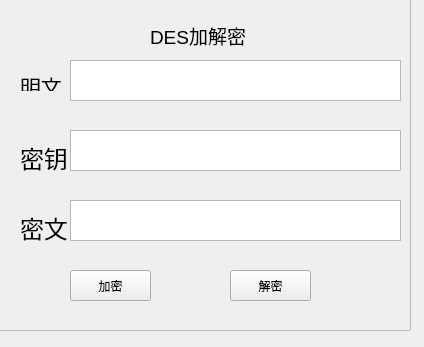
<?xml version="1.0" encoding="UTF-8"?>
<ui version="4.0">
 <class>Form</class>
 <widget class="QWidget" name="Form">
  <property name="geometry">
   <rect>
    <x>0</x>
    <y>0</y>
    <width>424</width>
    <height>347</height>
   </rect>
  </property>
  <property name="windowTitle">
   <string>Form</string>
  </property>
  <widget class="QFrame" name="frame">
   <property name="geometry">
    <rect>
     <x>-10</x>
     <y>-10</y>
     <width>421</width>
     <height>341</height>
    </rect>
   </property>
   <property name="frameShape">
    <enum>QFrame::StyledPanel</enum>
   </property>
   <property name="frameShadow">
    <enum>QFrame::Raised</enum>
   </property>
   <widget class="QPushButton" name="pushButton">
    <property name="geometry">
     <rect>
      <x>80</x>
      <y>280</y>
      <width>81</width>
      <height>31</height>
     </rect>
    </property>
    <property name="text">
     <string>加密</string>
    </property>
    <property name="iconSize">
     <size>
      <width>16</width>
      <height>16</height>
     </size>
    </property>
   </widget>
   <widget class="QPushButton" name="pushButton_2">
    <property name="geometry">
     <rect>
      <x>240</x>
      <y>280</y>
      <width>81</width>
      <height>31</height>
     </rect>
    </property>
    <property name="text">
     <string>解密</string>
    </property>
   </widget>
   <widget class="QLabel" name="label">
    <property name="geometry">
     <rect>
      <x>160</x>
      <y>20</y>
      <width>121</width>
      <height>51</height>
     </rect>
    </property>
    <property name="text">
     <string>&lt;html&gt;&lt;head/&gt;&lt;body&gt;&lt;p&gt;&lt;span style=&quot; font-size:14pt;&quot;&gt;DES加解密&lt;/span&gt;&lt;/p&gt;&lt;/body&gt;&lt;/html&gt;</string>
    </property>
   </widget>
   <widget class="QTextEdit" name="textEdit">
    <property name="geometry">
     <rect>
      <x>80</x>
      <y>70</y>
      <width>331</width>
      <height>41</height>
     </rect>
    </property>
    <property name="font">
     <font>
      <family>Arial</family>
      <pointsize>14</pointsize>
     </font>
    </property>
   </widget>
   <widget class="QLabel" name="label_2">
    <property name="geometry">
     <rect>
      <x>30</x>
      <y>80</y>
      <width>71</width>
      <height>21</height>
     </rect>
    </property>
    <property name="text">
     <string>&lt;html&gt;&lt;head/&gt;&lt;body&gt;&lt;p&gt;&lt;span style=&quot; font-size:16pt;&quot;&gt;明文&lt;/span&gt;&lt;/p&gt;&lt;/body&gt;&lt;/html&gt;</string>
    </property>
   </widget>
   <widget class="QLabel" name="label_3">
    <property name="geometry">
     <rect>
      <x>30</x>
      <y>150</y>
      <width>61</width>
      <height>31</height>
     </rect>
    </property>
    <property name="text">
     <string>&lt;html&gt;&lt;head/&gt;&lt;body&gt;&lt;p&gt;&lt;span style=&quot; font-size:18pt;&quot;&gt;密钥&lt;/span&gt;&lt;/p&gt;&lt;/body&gt;&lt;/html&gt;</string>
    </property>
   </widget>
   <widget class="QTextEdit" name="textEdit_2">
    <property name="geometry">
     <rect>
      <x>80</x>
      <y>140</y>
      <width>331</width>
      <height>41</height>
     </rect>
    </property>
    <property name="font">
     <font>
      <family>Arial</family>
      <pointsize>14</pointsize>
     </font>
    </property>
   </widget>
   <widget class="QLabel" name="label_4">
    <property name="geometry">
     <rect>
      <x>30</x>
      <y>220</y>
      <width>54</width>
      <height>31</height>
     </rect>
    </property>
    <property name="text">
     <string>&lt;html&gt;&lt;head/&gt;&lt;body&gt;&lt;p&gt;&lt;span style=&quot; font-size:18pt;&quot;&gt;密文&lt;/span&gt;&lt;/p&gt;&lt;/body&gt;&lt;/html&gt;</string>
    </property>
   </widget>
   <widget class="QTextEdit" name="textEdit_3">
    <property name="geometry">
     <rect>
      <x>80</x>
      <y>210</y>
      <width>331</width>
      <height>41</height>
     </rect>
    </property>
    <property name="font">
     <font>
      <family>Arial</family>
      <pointsize>14</pointsize>
     </font>
    </property>
   </widget>
  </widget>
 </widget>
 <resources/>
 <connections/>
</ui>
